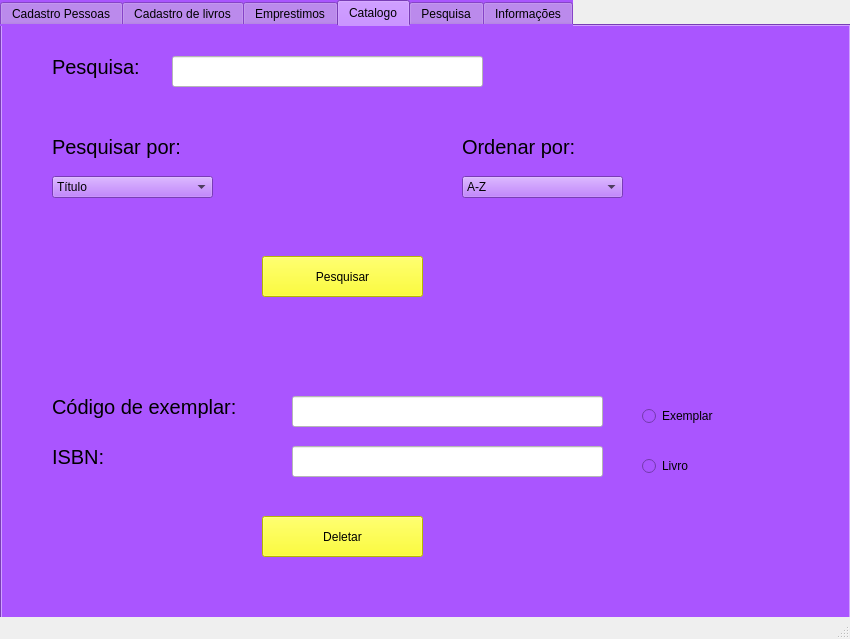
<?xml version="1.0" encoding="UTF-8"?>
<ui version="4.0">
 <class>MainWindow</class>
 <widget class="QMainWindow" name="MainWindow">
  <property name="geometry">
   <rect>
    <x>0</x>
    <y>0</y>
    <width>850</width>
    <height>639</height>
   </rect>
  </property>
  <property name="windowTitle">
   <string>MainWindow</string>
  </property>
  <widget class="QWidget" name="centralwidget">
   <widget class="QTabWidget" name="tabWidget">
    <property name="geometry">
     <rect>
      <x>0</x>
      <y>0</y>
      <width>851</width>
      <height>671</height>
     </rect>
    </property>
    <property name="styleSheet">
     <string notr="true">background-color: rgb(170, 85, 255);</string>
    </property>
    <property name="currentIndex">
     <number>3</number>
    </property>
    <widget class="QWidget" name="tab">
     <property name="styleSheet">
      <string notr="true"/>
     </property>
     <attribute name="title">
      <string>Cadastro Pessoas</string>
     </attribute>
     <widget class="QLabel" name="Nome">
      <property name="geometry">
       <rect>
        <x>40</x>
        <y>40</y>
        <width>81</width>
        <height>41</height>
       </rect>
      </property>
      <property name="font">
       <font>
        <pointsize>15</pointsize>
       </font>
      </property>
      <property name="lineWidth">
       <number>1</number>
      </property>
      <property name="text">
       <string>Nome:</string>
      </property>
     </widget>
     <widget class="QLabel" name="Sobrenome">
      <property name="geometry">
       <rect>
        <x>40</x>
        <y>80</y>
        <width>141</width>
        <height>41</height>
       </rect>
      </property>
      <property name="font">
       <font>
        <pointsize>15</pointsize>
       </font>
      </property>
      <property name="lineWidth">
       <number>1</number>
      </property>
      <property name="text">
       <string>Sobrenome: </string>
      </property>
     </widget>
     <widget class="QLabel" name="CPF">
      <property name="geometry">
       <rect>
        <x>40</x>
        <y>120</y>
        <width>81</width>
        <height>41</height>
       </rect>
      </property>
      <property name="font">
       <font>
        <pointsize>15</pointsize>
       </font>
      </property>
      <property name="lineWidth">
       <number>1</number>
      </property>
      <property name="text">
       <string>CPF:</string>
      </property>
     </widget>
     <widget class="QLabel" name="Rua">
      <property name="geometry">
       <rect>
        <x>40</x>
        <y>160</y>
        <width>131</width>
        <height>41</height>
       </rect>
      </property>
      <property name="font">
       <font>
        <pointsize>15</pointsize>
       </font>
      </property>
      <property name="lineWidth">
       <number>1</number>
      </property>
      <property name="text">
       <string>Rua:</string>
      </property>
     </widget>
     <widget class="QLabel" name="Nascimento">
      <property name="geometry">
       <rect>
        <x>40</x>
        <y>200</y>
        <width>231</width>
        <height>41</height>
       </rect>
      </property>
      <property name="font">
       <font>
        <pointsize>15</pointsize>
       </font>
      </property>
      <property name="lineWidth">
       <number>1</number>
      </property>
      <property name="text">
       <string>Data de Nascimento:</string>
      </property>
     </widget>
     <widget class="QLabel" name="Numero">
      <property name="geometry">
       <rect>
        <x>40</x>
        <y>240</y>
        <width>121</width>
        <height>41</height>
       </rect>
      </property>
      <property name="font">
       <font>
        <pointsize>15</pointsize>
       </font>
      </property>
      <property name="lineWidth">
       <number>1</number>
      </property>
      <property name="text">
       <string>Numero:</string>
      </property>
     </widget>
     <widget class="QLabel" name="Cidade">
      <property name="geometry">
       <rect>
        <x>40</x>
        <y>280</y>
        <width>91</width>
        <height>41</height>
       </rect>
      </property>
      <property name="font">
       <font>
        <pointsize>15</pointsize>
       </font>
      </property>
      <property name="lineWidth">
       <number>1</number>
      </property>
      <property name="text">
       <string>Cidade:</string>
      </property>
     </widget>
     <widget class="QLabel" name="CEP">
      <property name="geometry">
       <rect>
        <x>40</x>
        <y>320</y>
        <width>81</width>
        <height>41</height>
       </rect>
      </property>
      <property name="font">
       <font>
        <pointsize>15</pointsize>
       </font>
      </property>
      <property name="lineWidth">
       <number>1</number>
      </property>
      <property name="text">
       <string>CEP:</string>
      </property>
     </widget>
     <widget class="QLabel" name="Telefone">
      <property name="geometry">
       <rect>
        <x>40</x>
        <y>360</y>
        <width>111</width>
        <height>41</height>
       </rect>
      </property>
      <property name="font">
       <font>
        <pointsize>15</pointsize>
       </font>
      </property>
      <property name="lineWidth">
       <number>1</number>
      </property>
      <property name="text">
       <string>Telefone:</string>
      </property>
     </widget>
     <widget class="QLabel" name="Email">
      <property name="geometry">
       <rect>
        <x>40</x>
        <y>400</y>
        <width>81</width>
        <height>41</height>
       </rect>
      </property>
      <property name="font">
       <font>
        <pointsize>15</pointsize>
       </font>
      </property>
      <property name="lineWidth">
       <number>1</number>
      </property>
      <property name="text">
       <string>Email:</string>
      </property>
     </widget>
     <widget class="QLabel" name="CPTS">
      <property name="geometry">
       <rect>
        <x>490</x>
        <y>40</y>
        <width>81</width>
        <height>41</height>
       </rect>
      </property>
      <property name="font">
       <font>
        <pointsize>15</pointsize>
       </font>
      </property>
      <property name="lineWidth">
       <number>1</number>
      </property>
      <property name="text">
       <string>CPTS:</string>
      </property>
     </widget>
     <widget class="QLabel" name="Salario">
      <property name="geometry">
       <rect>
        <x>490</x>
        <y>80</y>
        <width>91</width>
        <height>41</height>
       </rect>
      </property>
      <property name="font">
       <font>
        <pointsize>15</pointsize>
       </font>
      </property>
      <property name="lineWidth">
       <number>1</number>
      </property>
      <property name="text">
       <string>Salario:</string>
      </property>
     </widget>
     <widget class="QLabel" name="Funcao">
      <property name="geometry">
       <rect>
        <x>490</x>
        <y>120</y>
        <width>101</width>
        <height>41</height>
       </rect>
      </property>
      <property name="font">
       <font>
        <pointsize>15</pointsize>
       </font>
      </property>
      <property name="lineWidth">
       <number>1</number>
      </property>
      <property name="text">
       <string>Função:</string>
      </property>
     </widget>
     <widget class="QPushButton" name="CadastrarPessoa">
      <property name="geometry">
       <rect>
        <x>180</x>
        <y>510</y>
        <width>161</width>
        <height>41</height>
       </rect>
      </property>
      <property name="styleSheet">
       <string notr="true">background-color: rgb(255, 255, 0);</string>
      </property>
      <property name="text">
       <string>Cadastrar</string>
      </property>
     </widget>
     <widget class="QLineEdit" name="InsertNome">
      <property name="geometry">
       <rect>
        <x>180</x>
        <y>50</y>
        <width>231</width>
        <height>31</height>
       </rect>
      </property>
      <property name="styleSheet">
       <string notr="true">background-color: rgb(255, 255, 255);</string>
      </property>
     </widget>
     <widget class="QLineEdit" name="InsertSobrenome">
      <property name="geometry">
       <rect>
        <x>180</x>
        <y>90</y>
        <width>231</width>
        <height>31</height>
       </rect>
      </property>
      <property name="styleSheet">
       <string notr="true">background-color: rgb(255, 255, 255);</string>
      </property>
     </widget>
     <widget class="QLineEdit" name="InsertCPF">
      <property name="geometry">
       <rect>
        <x>180</x>
        <y>130</y>
        <width>231</width>
        <height>31</height>
       </rect>
      </property>
      <property name="styleSheet">
       <string notr="true">background-color: rgb(255, 255, 255);</string>
      </property>
     </widget>
     <widget class="QLineEdit" name="InsertRua">
      <property name="geometry">
       <rect>
        <x>180</x>
        <y>170</y>
        <width>231</width>
        <height>31</height>
       </rect>
      </property>
      <property name="styleSheet">
       <string notr="true">background-color: rgb(255, 255, 255);</string>
      </property>
     </widget>
     <widget class="QLineEdit" name="InsertNascimento">
      <property name="geometry">
       <rect>
        <x>280</x>
        <y>210</y>
        <width>231</width>
        <height>31</height>
       </rect>
      </property>
      <property name="styleSheet">
       <string notr="true">background-color: rgb(255, 255, 255);</string>
      </property>
     </widget>
     <widget class="QLineEdit" name="InsertNumero">
      <property name="geometry">
       <rect>
        <x>180</x>
        <y>250</y>
        <width>231</width>
        <height>31</height>
       </rect>
      </property>
      <property name="styleSheet">
       <string notr="true">background-color: rgb(255, 255, 255);</string>
      </property>
     </widget>
     <widget class="QLineEdit" name="InsertCidade">
      <property name="geometry">
       <rect>
        <x>180</x>
        <y>290</y>
        <width>231</width>
        <height>31</height>
       </rect>
      </property>
      <property name="styleSheet">
       <string notr="true">background-color: rgb(255, 255, 255);</string>
      </property>
     </widget>
     <widget class="QLineEdit" name="InsertCEP">
      <property name="geometry">
       <rect>
        <x>180</x>
        <y>330</y>
        <width>231</width>
        <height>31</height>
       </rect>
      </property>
      <property name="styleSheet">
       <string notr="true">background-color: rgb(255, 255, 255);</string>
      </property>
     </widget>
     <widget class="QLineEdit" name="InsertTelefone">
      <property name="geometry">
       <rect>
        <x>180</x>
        <y>370</y>
        <width>231</width>
        <height>31</height>
       </rect>
      </property>
      <property name="styleSheet">
       <string notr="true">background-color: rgb(255, 255, 255);</string>
      </property>
     </widget>
     <widget class="QLineEdit" name="InsertEmail">
      <property name="geometry">
       <rect>
        <x>180</x>
        <y>410</y>
        <width>231</width>
        <height>31</height>
       </rect>
      </property>
      <property name="styleSheet">
       <string notr="true">background-color: rgb(255, 255, 255);</string>
      </property>
     </widget>
     <widget class="QLineEdit" name="InsertCPTS">
      <property name="geometry">
       <rect>
        <x>590</x>
        <y>50</y>
        <width>231</width>
        <height>31</height>
       </rect>
      </property>
      <property name="styleSheet">
       <string notr="true">background-color: rgb(255, 255, 255);</string>
      </property>
     </widget>
     <widget class="QLineEdit" name="InsertSalario">
      <property name="geometry">
       <rect>
        <x>590</x>
        <y>90</y>
        <width>231</width>
        <height>31</height>
       </rect>
      </property>
      <property name="styleSheet">
       <string notr="true">background-color: rgb(255, 255, 255);</string>
      </property>
     </widget>
     <widget class="QLineEdit" name="InsertFuncao">
      <property name="geometry">
       <rect>
        <x>590</x>
        <y>130</y>
        <width>231</width>
        <height>31</height>
       </rect>
      </property>
      <property name="styleSheet">
       <string notr="true">background-color: rgb(255, 255, 255);</string>
      </property>
     </widget>
     <widget class="QRadioButton" name="Socio_2">
      <property name="geometry">
       <rect>
        <x>160</x>
        <y>460</y>
        <width>95</width>
        <height>20</height>
       </rect>
      </property>
      <property name="text">
       <string>Sócio</string>
      </property>
     </widget>
     <widget class="QRadioButton" name="Funcionario">
      <property name="geometry">
       <rect>
        <x>310</x>
        <y>460</y>
        <width>95</width>
        <height>20</height>
       </rect>
      </property>
      <property name="text">
       <string>Funcionário</string>
      </property>
     </widget>
     <widget class="QPushButton" name="AtualizarPessoas">
      <property name="geometry">
       <rect>
        <x>510</x>
        <y>510</y>
        <width>161</width>
        <height>41</height>
       </rect>
      </property>
      <property name="styleSheet">
       <string notr="true">background-color: rgb(255, 255, 0);</string>
      </property>
      <property name="text">
       <string>Atualizar</string>
      </property>
     </widget>
     <widget class="QRadioButton" name="Endereco">
      <property name="geometry">
       <rect>
        <x>500</x>
        <y>370</y>
        <width>95</width>
        <height>20</height>
       </rect>
      </property>
      <property name="text">
       <string>Endereço</string>
      </property>
     </widget>
     <widget class="QRadioButton" name="Nome_3">
      <property name="geometry">
       <rect>
        <x>610</x>
        <y>370</y>
        <width>95</width>
        <height>20</height>
       </rect>
      </property>
      <property name="text">
       <string>Nome</string>
      </property>
     </widget>
     <widget class="QRadioButton" name="atualizaFuncao">
      <property name="geometry">
       <rect>
        <x>500</x>
        <y>410</y>
        <width>95</width>
        <height>20</height>
       </rect>
      </property>
      <property name="text">
       <string>Função</string>
      </property>
     </widget>
     <widget class="QRadioButton" name="Salario_2">
      <property name="geometry">
       <rect>
        <x>620</x>
        <y>410</y>
        <width>95</width>
        <height>20</height>
       </rect>
      </property>
      <property name="text">
       <string>Salário</string>
      </property>
     </widget>
     <widget class="QRadioButton" name="Email_2">
      <property name="geometry">
       <rect>
        <x>500</x>
        <y>440</y>
        <width>95</width>
        <height>20</height>
       </rect>
      </property>
      <property name="text">
       <string>Email</string>
      </property>
     </widget>
     <widget class="QRadioButton" name="AtualizaTelefone">
      <property name="geometry">
       <rect>
        <x>620</x>
        <y>440</y>
        <width>95</width>
        <height>20</height>
       </rect>
      </property>
      <property name="text">
       <string>Telefone</string>
      </property>
     </widget>
    </widget>
    <widget class="QWidget" name="tab_2">
     <attribute name="title">
      <string>Cadastro de livros</string>
     </attribute>
     <widget class="QLineEdit" name="InsertAnoPublicacao">
      <property name="geometry">
       <rect>
        <x>250</x>
        <y>270</y>
        <width>231</width>
        <height>31</height>
       </rect>
      </property>
      <property name="styleSheet">
       <string notr="true">background-color: rgb(255, 255, 255);</string>
      </property>
     </widget>
     <widget class="QLineEdit" name="InsertTituloTraduzido">
      <property name="geometry">
       <rect>
        <x>250</x>
        <y>110</y>
        <width>231</width>
        <height>31</height>
       </rect>
      </property>
      <property name="styleSheet">
       <string notr="true">background-color: rgb(255, 255, 255);</string>
      </property>
     </widget>
     <widget class="QLabel" name="Genero">
      <property name="geometry">
       <rect>
        <x>30</x>
        <y>180</y>
        <width>231</width>
        <height>41</height>
       </rect>
      </property>
      <property name="font">
       <font>
        <pointsize>15</pointsize>
       </font>
      </property>
      <property name="lineWidth">
       <number>1</number>
      </property>
      <property name="text">
       <string>Gênero: </string>
      </property>
     </widget>
     <widget class="QLineEdit" name="InsertGenero">
      <property name="geometry">
       <rect>
        <x>250</x>
        <y>190</y>
        <width>231</width>
        <height>31</height>
       </rect>
      </property>
      <property name="styleSheet">
       <string notr="true">background-color: rgb(255, 255, 255);</string>
      </property>
     </widget>
     <widget class="QLabel" name="TituloOriginal">
      <property name="geometry">
       <rect>
        <x>30</x>
        <y>60</y>
        <width>171</width>
        <height>41</height>
       </rect>
      </property>
      <property name="font">
       <font>
        <pointsize>15</pointsize>
       </font>
      </property>
      <property name="lineWidth">
       <number>1</number>
      </property>
      <property name="text">
       <string>Título Original: </string>
      </property>
     </widget>
     <widget class="QLabel" name="Editora">
      <property name="geometry">
       <rect>
        <x>30</x>
        <y>140</y>
        <width>131</width>
        <height>41</height>
       </rect>
      </property>
      <property name="font">
       <font>
        <pointsize>15</pointsize>
       </font>
      </property>
      <property name="lineWidth">
       <number>1</number>
      </property>
      <property name="text">
       <string>Editora:</string>
      </property>
     </widget>
     <widget class="QLabel" name="AnoPublicao">
      <property name="geometry">
       <rect>
        <x>30</x>
        <y>260</y>
        <width>221</width>
        <height>41</height>
       </rect>
      </property>
      <property name="font">
       <font>
        <pointsize>15</pointsize>
       </font>
      </property>
      <property name="lineWidth">
       <number>1</number>
      </property>
      <property name="text">
       <string>Ano de Publicação:</string>
      </property>
     </widget>
     <widget class="QLineEdit" name="InsertEditora">
      <property name="geometry">
       <rect>
        <x>250</x>
        <y>150</y>
        <width>231</width>
        <height>31</height>
       </rect>
      </property>
      <property name="styleSheet">
       <string notr="true">background-color: rgb(255, 255, 255);</string>
      </property>
     </widget>
     <widget class="QLineEdit" name="InsertTituloOriginal">
      <property name="geometry">
       <rect>
        <x>250</x>
        <y>70</y>
        <width>231</width>
        <height>31</height>
       </rect>
      </property>
      <property name="styleSheet">
       <string notr="true">background-color: rgb(255, 255, 255);</string>
      </property>
     </widget>
     <widget class="QLineEdit" name="InsertISBN">
      <property name="geometry">
       <rect>
        <x>250</x>
        <y>30</y>
        <width>231</width>
        <height>31</height>
       </rect>
      </property>
      <property name="styleSheet">
       <string notr="true">background-color: rgb(255, 255, 255);</string>
      </property>
     </widget>
     <widget class="QLabel" name="TituloTraduzido">
      <property name="geometry">
       <rect>
        <x>30</x>
        <y>100</y>
        <width>191</width>
        <height>41</height>
       </rect>
      </property>
      <property name="font">
       <font>
        <pointsize>15</pointsize>
       </font>
      </property>
      <property name="lineWidth">
       <number>1</number>
      </property>
      <property name="text">
       <string>Título Traduzido:</string>
      </property>
     </widget>
     <widget class="QLabel" name="Edicao">
      <property name="geometry">
       <rect>
        <x>30</x>
        <y>220</y>
        <width>121</width>
        <height>41</height>
       </rect>
      </property>
      <property name="font">
       <font>
        <pointsize>15</pointsize>
       </font>
      </property>
      <property name="lineWidth">
       <number>1</number>
      </property>
      <property name="text">
       <string>Edição:</string>
      </property>
     </widget>
     <widget class="QLabel" name="ISBN">
      <property name="geometry">
       <rect>
        <x>30</x>
        <y>20</y>
        <width>81</width>
        <height>41</height>
       </rect>
      </property>
      <property name="font">
       <font>
        <pointsize>15</pointsize>
       </font>
      </property>
      <property name="lineWidth">
       <number>1</number>
      </property>
      <property name="text">
       <string>ISBN:</string>
      </property>
     </widget>
     <widget class="QLineEdit" name="InsertEdicao">
      <property name="geometry">
       <rect>
        <x>250</x>
        <y>230</y>
        <width>231</width>
        <height>31</height>
       </rect>
      </property>
      <property name="styleSheet">
       <string notr="true">background-color: rgb(255, 255, 255);</string>
      </property>
     </widget>
     <widget class="QPushButton" name="CadastraLivro">
      <property name="geometry">
       <rect>
        <x>320</x>
        <y>520</y>
        <width>161</width>
        <height>41</height>
       </rect>
      </property>
      <property name="styleSheet">
       <string notr="true">background-color: rgb(255, 255, 0);</string>
      </property>
      <property name="text">
       <string>Cadastrar</string>
      </property>
     </widget>
     <widget class="QLabel" name="NomeAutor1">
      <property name="geometry">
       <rect>
        <x>30</x>
        <y>330</y>
        <width>221</width>
        <height>41</height>
       </rect>
      </property>
      <property name="font">
       <font>
        <pointsize>15</pointsize>
       </font>
      </property>
      <property name="lineWidth">
       <number>1</number>
      </property>
      <property name="text">
       <string>Autor (nome):</string>
      </property>
     </widget>
     <widget class="QLineEdit" name="InsertNomeAutor1">
      <property name="geometry">
       <rect>
        <x>260</x>
        <y>340</y>
        <width>161</width>
        <height>31</height>
       </rect>
      </property>
      <property name="styleSheet">
       <string notr="true">background-color: rgb(255, 255, 255);</string>
      </property>
     </widget>
     <widget class="QLabel" name="SobrenomAutor1">
      <property name="geometry">
       <rect>
        <x>30</x>
        <y>370</y>
        <width>221</width>
        <height>41</height>
       </rect>
      </property>
      <property name="font">
       <font>
        <pointsize>15</pointsize>
       </font>
      </property>
      <property name="lineWidth">
       <number>1</number>
      </property>
      <property name="text">
       <string>Autor (sobrenome):</string>
      </property>
     </widget>
     <widget class="QLineEdit" name="InsertSobrenomeAutor1">
      <property name="geometry">
       <rect>
        <x>260</x>
        <y>380</y>
        <width>161</width>
        <height>31</height>
       </rect>
      </property>
      <property name="styleSheet">
       <string notr="true">background-color: rgb(255, 255, 255);</string>
      </property>
     </widget>
     <widget class="QLabel" name="NomeAutor2">
      <property name="geometry">
       <rect>
        <x>30</x>
        <y>410</y>
        <width>221</width>
        <height>41</height>
       </rect>
      </property>
      <property name="font">
       <font>
        <pointsize>15</pointsize>
       </font>
      </property>
      <property name="lineWidth">
       <number>1</number>
      </property>
      <property name="text">
       <string>Autor (nome):</string>
      </property>
     </widget>
     <widget class="QLineEdit" name="InsertNomeAutor2">
      <property name="geometry">
       <rect>
        <x>260</x>
        <y>420</y>
        <width>161</width>
        <height>31</height>
       </rect>
      </property>
      <property name="styleSheet">
       <string notr="true">background-color: rgb(255, 255, 255);</string>
      </property>
     </widget>
     <widget class="QLabel" name="SobrenomeAutor2">
      <property name="geometry">
       <rect>
        <x>30</x>
        <y>450</y>
        <width>221</width>
        <height>41</height>
       </rect>
      </property>
      <property name="font">
       <font>
        <pointsize>15</pointsize>
       </font>
      </property>
      <property name="lineWidth">
       <number>1</number>
      </property>
      <property name="text">
       <string>Autor (sobrenome):</string>
      </property>
     </widget>
     <widget class="QLineEdit" name="InsertSobrenomeAutor2">
      <property name="geometry">
       <rect>
        <x>260</x>
        <y>460</y>
        <width>161</width>
        <height>31</height>
       </rect>
      </property>
      <property name="styleSheet">
       <string notr="true">background-color: rgb(255, 255, 255);</string>
      </property>
     </widget>
     <widget class="QLabel" name="NomeAutor3">
      <property name="geometry">
       <rect>
        <x>440</x>
        <y>330</y>
        <width>221</width>
        <height>41</height>
       </rect>
      </property>
      <property name="font">
       <font>
        <pointsize>15</pointsize>
       </font>
      </property>
      <property name="lineWidth">
       <number>1</number>
      </property>
      <property name="text">
       <string>Autor (nome):</string>
      </property>
     </widget>
     <widget class="QLineEdit" name="InsertNomeAutor3">
      <property name="geometry">
       <rect>
        <x>670</x>
        <y>340</y>
        <width>161</width>
        <height>31</height>
       </rect>
      </property>
      <property name="styleSheet">
       <string notr="true">background-color: rgb(255, 255, 255);</string>
      </property>
     </widget>
     <widget class="QLabel" name="SobrenomeAutor3">
      <property name="geometry">
       <rect>
        <x>440</x>
        <y>370</y>
        <width>221</width>
        <height>41</height>
       </rect>
      </property>
      <property name="font">
       <font>
        <pointsize>15</pointsize>
       </font>
      </property>
      <property name="lineWidth">
       <number>1</number>
      </property>
      <property name="text">
       <string>Autor (sobrenome):</string>
      </property>
     </widget>
     <widget class="QLineEdit" name="InsertSobrenomeAutor3">
      <property name="geometry">
       <rect>
        <x>670</x>
        <y>380</y>
        <width>161</width>
        <height>31</height>
       </rect>
      </property>
      <property name="styleSheet">
       <string notr="true">background-color: rgb(255, 255, 255);</string>
      </property>
     </widget>
     <widget class="QRadioButton" name="radioButton">
      <property name="geometry">
       <rect>
        <x>440</x>
        <y>450</y>
        <width>95</width>
        <height>20</height>
       </rect>
      </property>
      <property name="text">
       <string>1 autor</string>
      </property>
     </widget>
     <widget class="QRadioButton" name="radioButton_2">
      <property name="geometry">
       <rect>
        <x>550</x>
        <y>450</y>
        <width>95</width>
        <height>20</height>
       </rect>
      </property>
      <property name="text">
       <string>2 autores</string>
      </property>
     </widget>
     <widget class="QRadioButton" name="radioButton_3">
      <property name="geometry">
       <rect>
        <x>660</x>
        <y>450</y>
        <width>95</width>
        <height>20</height>
       </rect>
      </property>
      <property name="text">
       <string>3 autores</string>
      </property>
     </widget>
    </widget>
    <widget class="QWidget" name="tab_3">
     <attribute name="title">
      <string>Emprestimos</string>
     </attribute>
     <widget class="QPushButton" name="Emprestar">
      <property name="geometry">
       <rect>
        <x>190</x>
        <y>210</y>
        <width>161</width>
        <height>41</height>
       </rect>
      </property>
      <property name="styleSheet">
       <string notr="true">background-color: rgb(255, 255, 0);</string>
      </property>
      <property name="text">
       <string>Emprestar</string>
      </property>
     </widget>
     <widget class="QLabel" name="Socio">
      <property name="geometry">
       <rect>
        <x>40</x>
        <y>70</y>
        <width>171</width>
        <height>41</height>
       </rect>
      </property>
      <property name="font">
       <font>
        <pointsize>15</pointsize>
       </font>
      </property>
      <property name="lineWidth">
       <number>1</number>
      </property>
      <property name="text">
       <string>Sócio:</string>
      </property>
     </widget>
     <widget class="QLineEdit" name="InsertSocio">
      <property name="geometry">
       <rect>
        <x>290</x>
        <y>80</y>
        <width>231</width>
        <height>31</height>
       </rect>
      </property>
      <property name="styleSheet">
       <string notr="true">background-color: rgb(255, 255, 255);</string>
      </property>
     </widget>
     <widget class="QLabel" name="CodigoExemplar">
      <property name="geometry">
       <rect>
        <x>40</x>
        <y>30</y>
        <width>241</width>
        <height>41</height>
       </rect>
      </property>
      <property name="font">
       <font>
        <pointsize>15</pointsize>
       </font>
      </property>
      <property name="lineWidth">
       <number>1</number>
      </property>
      <property name="text">
       <string>Código do exemplar:</string>
      </property>
     </widget>
     <widget class="QLineEdit" name="InsertCodigoExemplar">
      <property name="geometry">
       <rect>
        <x>290</x>
        <y>40</y>
        <width>231</width>
        <height>31</height>
       </rect>
      </property>
      <property name="styleSheet">
       <string notr="true">background-color: rgb(255, 255, 255);</string>
      </property>
     </widget>
     <widget class="QPushButton" name="Devolver">
      <property name="geometry">
       <rect>
        <x>430</x>
        <y>210</y>
        <width>161</width>
        <height>41</height>
       </rect>
      </property>
      <property name="styleSheet">
       <string notr="true">background-color: rgb(255, 255, 0);</string>
      </property>
      <property name="text">
       <string>Devolver</string>
      </property>
     </widget>
     <widget class="QLineEdit" name="InsertFuncionario">
      <property name="geometry">
       <rect>
        <x>290</x>
        <y>120</y>
        <width>231</width>
        <height>31</height>
       </rect>
      </property>
      <property name="styleSheet">
       <string notr="true">background-color: rgb(255, 255, 255);</string>
      </property>
     </widget>
     <widget class="QLabel" name="Funcionario_2">
      <property name="geometry">
       <rect>
        <x>40</x>
        <y>110</y>
        <width>171</width>
        <height>41</height>
       </rect>
      </property>
      <property name="font">
       <font>
        <pointsize>15</pointsize>
       </font>
      </property>
      <property name="lineWidth">
       <number>1</number>
      </property>
      <property name="text">
       <string>Funcionário:</string>
      </property>
     </widget>
    </widget>
    <widget class="QWidget" name="tab_4">
     <attribute name="title">
      <string>Catalogo</string>
     </attribute>
     <widget class="QLineEdit" name="InsertPesquisa">
      <property name="geometry">
       <rect>
        <x>170</x>
        <y>30</y>
        <width>311</width>
        <height>31</height>
       </rect>
      </property>
      <property name="styleSheet">
       <string notr="true">background-color: rgb(255, 255, 255);</string>
      </property>
     </widget>
     <widget class="QLabel" name="Pesquisa">
      <property name="geometry">
       <rect>
        <x>50</x>
        <y>20</y>
        <width>111</width>
        <height>41</height>
       </rect>
      </property>
      <property name="font">
       <font>
        <pointsize>15</pointsize>
       </font>
      </property>
      <property name="lineWidth">
       <number>1</number>
      </property>
      <property name="text">
       <string>Pesquisa:</string>
      </property>
     </widget>
     <widget class="QLabel" name="PesquisarPor">
      <property name="geometry">
       <rect>
        <x>50</x>
        <y>100</y>
        <width>171</width>
        <height>41</height>
       </rect>
      </property>
      <property name="font">
       <font>
        <pointsize>15</pointsize>
       </font>
      </property>
      <property name="lineWidth">
       <number>1</number>
      </property>
      <property name="text">
       <string>Pesquisar por:</string>
      </property>
     </widget>
     <widget class="QLabel" name="OrdenarPor">
      <property name="geometry">
       <rect>
        <x>460</x>
        <y>100</y>
        <width>171</width>
        <height>41</height>
       </rect>
      </property>
      <property name="font">
       <font>
        <pointsize>15</pointsize>
       </font>
      </property>
      <property name="lineWidth">
       <number>1</number>
      </property>
      <property name="text">
       <string>Ordenar por:</string>
      </property>
     </widget>
     <widget class="QComboBox" name="SelecionaPesquisarPor">
      <property name="geometry">
       <rect>
        <x>50</x>
        <y>150</y>
        <width>161</width>
        <height>22</height>
       </rect>
      </property>
      <item>
       <property name="text">
        <string>Título</string>
       </property>
      </item>
      <item>
       <property name="text">
        <string>Nome Autor</string>
       </property>
      </item>
      <item>
       <property name="text">
        <string>Sobrenome Autor</string>
       </property>
      </item>
      <item>
       <property name="text">
        <string>Palavra Chave</string>
       </property>
      </item>
     </widget>
     <widget class="QComboBox" name="SelecionaOrdenarPor">
      <property name="geometry">
       <rect>
        <x>460</x>
        <y>150</y>
        <width>161</width>
        <height>22</height>
       </rect>
      </property>
      <item>
       <property name="text">
        <string>A-Z</string>
       </property>
      </item>
      <item>
       <property name="text">
        <string>Z-A</string>
       </property>
      </item>
      <item>
       <property name="text">
        <string>Ano de Publicação</string>
       </property>
      </item>
      <item>
       <property name="text">
        <string>Edição</string>
       </property>
      </item>
     </widget>
     <widget class="QPushButton" name="PesquisarCatalogo">
      <property name="geometry">
       <rect>
        <x>260</x>
        <y>230</y>
        <width>161</width>
        <height>41</height>
       </rect>
      </property>
      <property name="styleSheet">
       <string notr="true">background-color: rgb(255, 255, 0);</string>
      </property>
      <property name="text">
       <string>Pesquisar</string>
      </property>
     </widget>
     <widget class="QLabel" name="Pesquisa_5">
      <property name="geometry">
       <rect>
        <x>50</x>
        <y>410</y>
        <width>231</width>
        <height>41</height>
       </rect>
      </property>
      <property name="font">
       <font>
        <pointsize>15</pointsize>
       </font>
      </property>
      <property name="lineWidth">
       <number>1</number>
      </property>
      <property name="text">
       <string>ISBN:</string>
      </property>
     </widget>
     <widget class="QLabel" name="Pesquisa_6">
      <property name="geometry">
       <rect>
        <x>50</x>
        <y>360</y>
        <width>231</width>
        <height>41</height>
       </rect>
      </property>
      <property name="font">
       <font>
        <pointsize>15</pointsize>
       </font>
      </property>
      <property name="lineWidth">
       <number>1</number>
      </property>
      <property name="text">
       <string>Código de exemplar:</string>
      </property>
     </widget>
     <widget class="QLineEdit" name="InsertCodExemDelete">
      <property name="geometry">
       <rect>
        <x>290</x>
        <y>370</y>
        <width>311</width>
        <height>31</height>
       </rect>
      </property>
      <property name="styleSheet">
       <string notr="true">background-color: rgb(255, 255, 255);</string>
      </property>
     </widget>
     <widget class="QPushButton" name="DeletarLivros">
      <property name="geometry">
       <rect>
        <x>260</x>
        <y>490</y>
        <width>161</width>
        <height>41</height>
       </rect>
      </property>
      <property name="styleSheet">
       <string notr="true">background-color: rgb(255, 255, 0);</string>
      </property>
      <property name="text">
       <string>Deletar</string>
      </property>
     </widget>
     <widget class="QLineEdit" name="InsertTitLivroDelete">
      <property name="geometry">
       <rect>
        <x>290</x>
        <y>420</y>
        <width>311</width>
        <height>31</height>
       </rect>
      </property>
      <property name="styleSheet">
       <string notr="true">background-color: rgb(255, 255, 255);</string>
      </property>
     </widget>
     <widget class="QRadioButton" name="radioButton_4">
      <property name="geometry">
       <rect>
        <x>640</x>
        <y>380</y>
        <width>95</width>
        <height>20</height>
       </rect>
      </property>
      <property name="text">
       <string>Exemplar</string>
      </property>
     </widget>
     <widget class="QRadioButton" name="radioButton_5">
      <property name="geometry">
       <rect>
        <x>640</x>
        <y>430</y>
        <width>95</width>
        <height>20</height>
       </rect>
      </property>
      <property name="text">
       <string>Livro</string>
      </property>
     </widget>
    </widget>
    <widget class="QWidget" name="tab_5">
     <attribute name="title">
      <string>Pesquisa</string>
     </attribute>
     <widget class="QComboBox" name="SelecionaOrdenarPor_2">
      <property name="geometry">
       <rect>
        <x>460</x>
        <y>150</y>
        <width>161</width>
        <height>22</height>
       </rect>
      </property>
      <item>
       <property name="text">
        <string>A-Z</string>
       </property>
      </item>
      <item>
       <property name="text">
        <string>Z-A</string>
       </property>
      </item>
     </widget>
     <widget class="QLabel" name="OrdenarPor_2">
      <property name="geometry">
       <rect>
        <x>460</x>
        <y>100</y>
        <width>171</width>
        <height>41</height>
       </rect>
      </property>
      <property name="font">
       <font>
        <pointsize>15</pointsize>
       </font>
      </property>
      <property name="lineWidth">
       <number>1</number>
      </property>
      <property name="text">
       <string>Ordenar por:</string>
      </property>
     </widget>
     <widget class="QPushButton" name="PesquisaPessoas">
      <property name="geometry">
       <rect>
        <x>260</x>
        <y>290</y>
        <width>161</width>
        <height>41</height>
       </rect>
      </property>
      <property name="styleSheet">
       <string notr="true">background-color: rgb(255, 255, 0);</string>
      </property>
      <property name="text">
       <string>Pesquisar</string>
      </property>
     </widget>
     <widget class="QLineEdit" name="InsertPesquisa_2">
      <property name="geometry">
       <rect>
        <x>170</x>
        <y>30</y>
        <width>311</width>
        <height>31</height>
       </rect>
      </property>
      <property name="styleSheet">
       <string notr="true">background-color: rgb(255, 255, 255);</string>
      </property>
     </widget>
     <widget class="QLabel" name="Pesquisa_2">
      <property name="geometry">
       <rect>
        <x>50</x>
        <y>20</y>
        <width>111</width>
        <height>41</height>
       </rect>
      </property>
      <property name="font">
       <font>
        <pointsize>15</pointsize>
       </font>
      </property>
      <property name="lineWidth">
       <number>1</number>
      </property>
      <property name="text">
       <string>Pesquisa:</string>
      </property>
     </widget>
     <widget class="QComboBox" name="SelecionaPesquisarPor_2">
      <property name="geometry">
       <rect>
        <x>50</x>
        <y>150</y>
        <width>161</width>
        <height>22</height>
       </rect>
      </property>
      <item>
       <property name="text">
        <string>Cadastro</string>
       </property>
      </item>
      <item>
       <property name="text">
        <string>Código</string>
       </property>
      </item>
      <item>
       <property name="text">
        <string>Nome</string>
       </property>
      </item>
      <item>
       <property name="text">
        <string>Sobrenome</string>
       </property>
      </item>
      <item>
       <property name="text">
        <string>CPF</string>
       </property>
      </item>
      <item>
       <property name="text">
        <string>E-mail</string>
       </property>
      </item>
      <item>
       <property name="text">
        <string>Função</string>
       </property>
      </item>
     </widget>
     <widget class="QLabel" name="PesquisarPor_2">
      <property name="geometry">
       <rect>
        <x>50</x>
        <y>100</y>
        <width>171</width>
        <height>41</height>
       </rect>
      </property>
      <property name="font">
       <font>
        <pointsize>15</pointsize>
       </font>
      </property>
      <property name="lineWidth">
       <number>1</number>
      </property>
      <property name="text">
       <string>Pesquisar por:</string>
      </property>
     </widget>
     <widget class="QLabel" name="Pesquisa_3">
      <property name="geometry">
       <rect>
        <x>50</x>
        <y>380</y>
        <width>231</width>
        <height>41</height>
       </rect>
      </property>
      <property name="font">
       <font>
        <pointsize>15</pointsize>
       </font>
      </property>
      <property name="lineWidth">
       <number>1</number>
      </property>
      <property name="text">
       <string>CPF:</string>
      </property>
     </widget>
     <widget class="QLineEdit" name="InsertCPFDelete">
      <property name="geometry">
       <rect>
        <x>290</x>
        <y>390</y>
        <width>311</width>
        <height>31</height>
       </rect>
      </property>
      <property name="styleSheet">
       <string notr="true">background-color: rgb(255, 255, 255);</string>
      </property>
     </widget>
     <widget class="QPushButton" name="DeletarPessoa">
      <property name="geometry">
       <rect>
        <x>260</x>
        <y>490</y>
        <width>161</width>
        <height>41</height>
       </rect>
      </property>
      <property name="styleSheet">
       <string notr="true">background-color: rgb(255, 255, 0);</string>
      </property>
      <property name="text">
       <string>Deletar</string>
      </property>
     </widget>
     <widget class="QRadioButton" name="PesquisarSocio">
      <property name="geometry">
       <rect>
        <x>300</x>
        <y>180</y>
        <width>95</width>
        <height>20</height>
       </rect>
      </property>
      <property name="text">
       <string>Sócio</string>
      </property>
     </widget>
     <widget class="QRadioButton" name="PesquisarFuncionario">
      <property name="geometry">
       <rect>
        <x>300</x>
        <y>210</y>
        <width>95</width>
        <height>20</height>
       </rect>
      </property>
      <property name="text">
       <string>Funcionário</string>
      </property>
     </widget>
     <widget class="QRadioButton" name="Emprestimo">
      <property name="geometry">
       <rect>
        <x>300</x>
        <y>240</y>
        <width>95</width>
        <height>20</height>
       </rect>
      </property>
      <property name="text">
       <string>Emprestimo</string>
      </property>
     </widget>
    </widget>
    <widget class="QWidget" name="tab_6">
     <attribute name="title">
      <string>Informações</string>
     </attribute>
     <widget class="QLabel" name="Nome_2">
      <property name="geometry">
       <rect>
        <x>220</x>
        <y>70</y>
        <width>411</width>
        <height>41</height>
       </rect>
      </property>
      <property name="font">
       <font>
        <pointsize>15</pointsize>
       </font>
      </property>
      <property name="lineWidth">
       <number>1</number>
      </property>
      <property name="text">
       <string>Projeto Final de Bancos de Dados 1</string>
      </property>
     </widget>
     <widget class="QWidget" name="verticalLayoutWidget">
      <property name="geometry">
       <rect>
        <x>340</x>
        <y>190</y>
        <width>160</width>
        <height>119</height>
       </rect>
      </property>
      <layout class="QVBoxLayout" name="verticalLayout">
       <item>
        <widget class="QLabel" name="label">
         <property name="font">
          <font>
           <pointsize>12</pointsize>
          </font>
         </property>
         <property name="text">
          <string>Felipe Modena</string>
         </property>
         <property name="alignment">
          <set>Qt::AlignCenter</set>
         </property>
        </widget>
       </item>
       <item>
        <widget class="QLabel" name="label_2">
         <property name="font">
          <font>
           <pointsize>12</pointsize>
          </font>
         </property>
         <property name="text">
          <string>Inaê Soares</string>
         </property>
         <property name="alignment">
          <set>Qt::AlignCenter</set>
         </property>
        </widget>
       </item>
       <item>
        <widget class="QLabel" name="label_3">
         <property name="font">
          <font>
           <pointsize>12</pointsize>
          </font>
         </property>
         <property name="text">
          <string>Luciano Tanaka</string>
         </property>
         <property name="alignment">
          <set>Qt::AlignCenter</set>
         </property>
        </widget>
       </item>
       <item>
        <widget class="QLabel" name="label_4">
         <property name="font">
          <font>
           <pointsize>12</pointsize>
          </font>
         </property>
         <property name="text">
          <string>Thiago La Scala</string>
         </property>
         <property name="alignment">
          <set>Qt::AlignCenter</set>
         </property>
        </widget>
       </item>
      </layout>
     </widget>
     <widget class="QWidget" name="verticalLayoutWidget_2">
      <property name="geometry">
       <rect>
        <x>180</x>
        <y>400</y>
        <width>489</width>
        <height>119</height>
       </rect>
      </property>
      <layout class="QVBoxLayout" name="verticalLayout_2">
       <item>
        <widget class="QLabel" name="label_5">
         <property name="font">
          <font>
           <pointsize>12</pointsize>
          </font>
         </property>
         <property name="text">
          <string>Universidade Estadual Paulista 'Julio de Mesquita Filho</string>
         </property>
         <property name="alignment">
          <set>Qt::AlignCenter</set>
         </property>
        </widget>
       </item>
       <item>
        <widget class="QLabel" name="label_6">
         <property name="font">
          <font>
           <pointsize>12</pointsize>
          </font>
         </property>
         <property name="text">
          <string>Bauru</string>
         </property>
         <property name="alignment">
          <set>Qt::AlignCenter</set>
         </property>
        </widget>
       </item>
       <item>
        <widget class="QLabel" name="label_7">
         <property name="font">
          <font>
           <pointsize>12</pointsize>
          </font>
         </property>
         <property name="text">
          <string>2021</string>
         </property>
         <property name="alignment">
          <set>Qt::AlignCenter</set>
         </property>
        </widget>
       </item>
      </layout>
     </widget>
    </widget>
   </widget>
  </widget>
  <widget class="QStatusBar" name="statusbar"/>
 </widget>
 <resources/>
 <connections/>
</ui>
